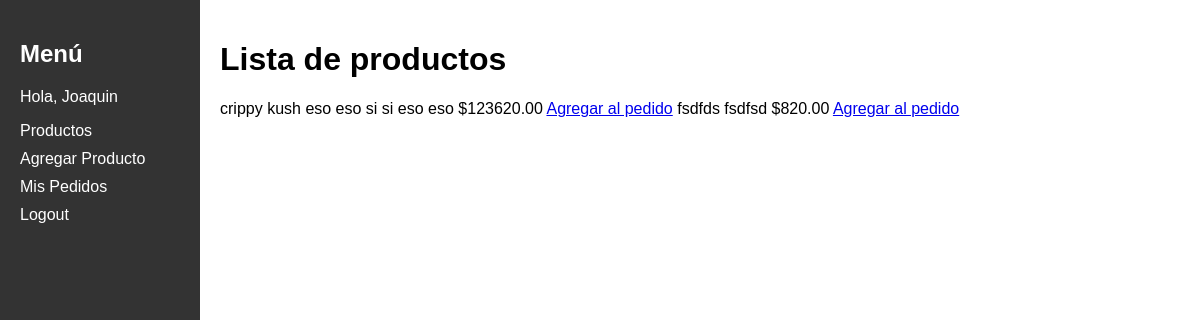
Screenshot of / (signed in) with the database file from the repository.
### app/models.py (models this page shows)
class User(db.Model, UserMixin):
    id = db.Column(db.Integer, primary_key=True)
    email = db.Column(db.String(120), unique=True, nullable=False)
    password_hash = db.Column(db.String(128), nullable=False)
    name = db.Column(db.String(100))
    orders = db.relationship('Order', backref='user', lazy=True)

class Product(db.Model):
    id = db.Column(db.Integer, primary_key=True)
    title = db.Column(db.String(150), nullable=False)
    description = db.Column(db.Text)
    price = db.Column(db.Numeric(10,2), nullable=False)
    available = db.Column(db.Boolean, default=True)

### app/routes/products.py (the view)
@products_bp.route('/')
def list_products():
    products = Product.query.all()
    return render_template('products.html', products=products)

### app/routes/auth.py (called while the page is built)
@login_manager.user_loader
def load_user(user_id):
    return User.query.get(int(user_id))

### app/templates/products.html
{% extends 'base.html' %}
{% block content %}
<h1>Lista de productos</h1>
{% for product in products %}
<tr>
    <td>{{ product.title }}</td>
    <td>{{ product.description }}</td>
    <td>${{ product.price }}</td>
    <td>
        {% if current_user.is_authenticated %}
            <a href="{{ url_for('orders.create_order', product_id=product.id) }}">Agregar al pedido</a>
        {% else %}
            <a href="{{ url_for('auth.login') }}">Login para comprar</a>
        {% endif %}
    </td>
</tr>
{% endfor %}
{% endblock %}

### app/templates/base.html (shortened to what this page needs)
<!DOCTYPE html>
<html lang="es">
<head>
</head>
<body>
    <nav>
        <h2>Menú</h2>
        {% if current_user.is_authenticated %}
            <p>Hola, {{ current_user.name or current_user.email }}</p>
            <a href="{{ url_for('products.list_products') }}">Productos</a>
            <a href="{{ url_for('products.new_product') }}">Agregar Producto</a>
            <a href="{{ url_for('orders.list_orders') }}">Mis Pedidos</a>
            <a href="{{ url_for('auth.logout') }}">Logout</a>
        {% else %}
            <a href="{{ url_for('auth.login') }}">Login</a>
            <a href="{{ url_for('auth.register') }}">Registro</a>
        {% endif %}
    </nav>
    <main>
        {% block content %}{% endblock %}
    </main>
</body>
</html>

### app/templates/base.html (style rules this page uses)
body { margin:0; font-family: Arial, sans-serif; display:flex; }
nav { width: 200px; background: #333; color: white; min-height: 100vh; padding: 20px; box-sizing: border-box; }
nav a { color: white; text-decoration: none; display: block; margin: 10px 0; }
main { flex: 1; padding: 20px; }

### rows the page displays
User: name "Joaquin"
Product: title "crippy kush", description "eso eso si si eso eso", price "123620.00"
Product: title "fsdfds", description "fsdfsd", price "820.00"
